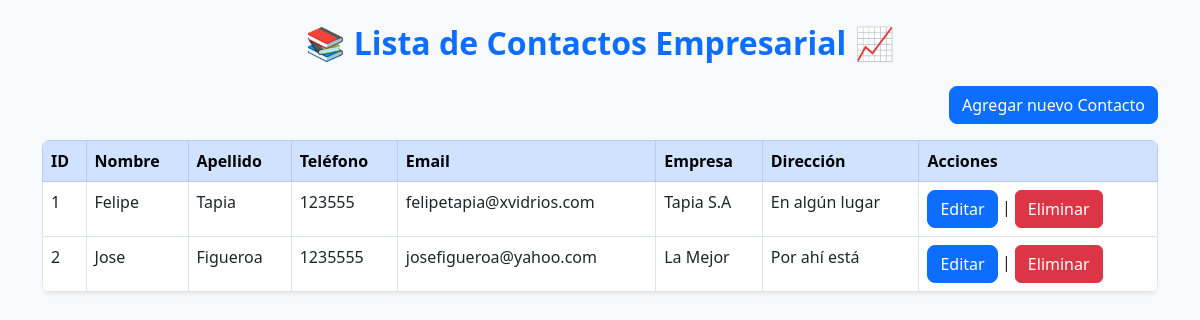
The page / on the database its author committed.
### tables this page shows
CREATE TABLE `contactos` (
  `id` int NOT NULL,
  `nombre` varchar(100) NOT NULL,
  `apellido` varchar(100) NOT NULL,
  `telefono` int NOT NULL,
  `email` varchar(100) NOT NULL,
  `empresa` varchar(100) NOT NULL,
  `direccion` varchar(100) NOT NULL
);

### classes/Contacto.php (called while the page is built, shortened)
<?php
require_once 'Database.php';
class Contacto {
    private $conn;
    public function __construct() {
        $db = new Database();
        $this->conn = $db->connect();
    }
    public function getContacts (){
        $sql = 'SELECT * FROM contactos ORDER BY id ASC';
        $stmt = $this->conn->query($sql);
        return $stmt->fetchAll(PDO::FETCH_ASSOC);
    }
}
?>

### classes/Database.php (called while the page is built, shortened)
<?php
class Database {
    private $host = "localhost";
    private $dbname = "agenda";
    private $username = "root";
    private $password = "1234";
    public function connect() {
        $this->conn = null;
        try {
            $this->conn = new PDO(
                "mysql:host=$this->host;dbname=$this->dbname;charset=utf8",
                $this->username,
                $this->password
            );
        } catch (PDOException $e) {
            echo "Error de conexión: " . $e->getMessage();
        }
        return $this->conn;
    }
}

### public/index.php (the view, shortened to what this page needs)
<?php
require_once '../classes/Contacto.php';
$contacto = new Contacto();
$contactos = $contacto->getContacts();
?>
<!DOCTYPE html>
<html lang="es">
<head>
    <link href="https://cdn.jsdelivr.net/npm/bootstrap@5.3.0/dist/css/bootstrap.min.css" rel="stylesheet">
    <link rel="stylesheet" href="css/style.css">
</head>
<body class="bg-light">
<div class="container py-4">
    <h2 class="text-center mb-4" id="titulo-principal">📚 Lista de Contactos Empresarial 📈</h2>
    <div class="text-end mb-3">
        <a href="agregar.php" class="btn btn-primary">Agregar nuevo Contacto</a>
    </div>
    <div class="table-responsive">
        <table class="table table-hover table-bordered shadow-sm">
            <thead class="table-primary ">
                <tr>
                    <th >ID</th>
                    <th>Nombre</th>
                    <th>Apellido</th>
                    <th>Teléfono</th>
                    <th>Email</th>
                    <th>Empresa</th>
                    <th>Dirección</th>
                    <th>Acciones</th>
                </tr>
            </thead>
            <tbody>
                <?php foreach ($contactos as $con): ?>
                    <tr>
                        <td><?= $con['id'] ?></td>
                        <td><?= $con['nombre'] ?></td>
                        <td><?= $con['apellido'] ?></td>
                        <td><?= $con['telefono'] ?></td>
                        <td><?= $con['email'] ?></td>
                        <td><?= $con['empresa'] ?></td>
                        <td><?= $con['direccion'] ?></td>
                        <td>
                            <a href="editar.php?id=<?= $con['id'] ?>" class="btn btn-primary">Editar</a> |
                            <a href="eliminar.php?id=<?= $con['id'] ?>" class="btn btn-danger" onclick="return confirm('¿Seguro que deseas eliminar este contacto?')">Eliminar</a>
                        </td>
                    </tr>
                <?php endforeach; ?>
            </tbody>
        </table>
    </div>
</div>
</body>
</html>

### public/css/style.css (style rules this page uses)
#titulo-principal { font-weight: bold; color: #0d6efd; font-size: 2rem; }
.btn-primary { border-radius: 8px; transition: background-color 0.3s ease; }
table { border-radius: 8px; overflow: hidden; }
body { font-family: 'Segoe UI', Tahoma, Geneva, Verdana, sans-serif; }

### rows shown on the page
contactos: id "1", nombre "Felipe", apellido "Tapia", telefono "123555", email "felipetapia@xvidrios.com", empresa "Tapia S.A", direccion "En algún lugar"
contactos: id "2", nombre "Jose", apellido "Figueroa", telefono "1235555", email "josefigueroa@yahoo.com", empresa "La Mejor", direccion "Por ahí está"
